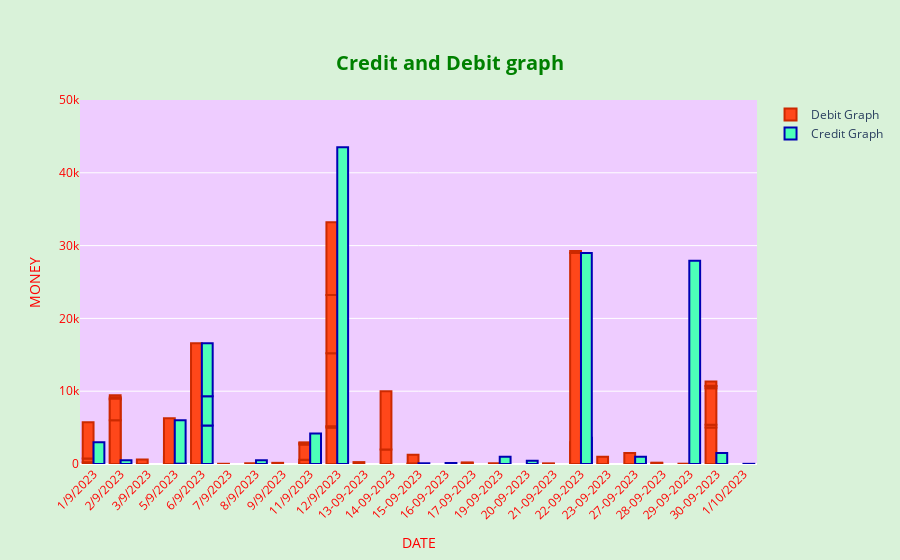

Notebook cell for this chart:
### Code cell
#draw the graph for Date and credit and debit
from plotly.offline import plot
import plotly.graph_objs as go
trace=go.Bar(
x=df1['Date'],
y=df1['Debit'],
name="Debit Graph",
marker=dict(
color='rgb(255, 71, 26)',
line=dict(
color='rgb(204, 41, 0)',
width=2
),
)
)
trace1=go.Bar(
x=df1['Date'],
y=df1['Credit'],
name="Credit Graph",
marker=dict(
color='rgb(77, 255, 184)',
line=dict(
color='rgb(0, 0, 179)',
width=2
),
)
)
layout=go.Layout(
plot_bgcolor='rgb(238, 204, 255)',
paper_bgcolor='rgb(217, 242, 217)',
title=dict(text="<b>Credit and Debit graph</b>",x=0.5,y=0.9,font=dict(color="green",size=20)),
barmode='group',
yaxis=dict(range=[0,50000],title='MONEY',color="red"),
xaxis=dict(title='DATE',color="red",tickangle=-45)
)
fig=go.Figure([trace,trace1],layout=layout)
fig.show()

### Figure 1 — Plotly figure (JSON) as saved in the notebook; plotly's stock layout.template omitted (floating-point values rounded to 4 significant figures)
{"data": [{"marker": {"color": "rgb(255, 71, 26)", "line": {"color": "rgb(204, 41, 0)", "width": 2}}, "name": "Debit Graph", "type": "bar", "x": ["1/9/2023", "1/9/2023", "1/9/2023", "1/9/2023", "2/9/2023", "2/9/2023", "2/9/2023", "2/9/2023", "2/9/2023", "2/9/2023", "3/9/2023", "5/9/2023", "5/9/2023", "5/9/2023", "5/9/2023", "6/9/2023", "6/9/2023", "6/9/2023", "6/9/2023", "6/9/2023", "7/9/2023", "8/9/2023", "8/9/2023", "9/9/2023", "11/9/2023", "11/9/2023", "11/9/2023", "11/9/2023", "11/9/2023", "11/9/2023", "11/9/2023", "12/9/2023", "12/9/2023", "12/9/2023", "12/9/2023", "12/9/2023", "12/9/2023", "13-09-2023", "14-09-2023", "14-09-2023", "15-09-2023", "15-09-2023", "15-09-2023", "15-09-2023", "16-09-2023", "17-09-2023", "17-09-2023", "17-09-2023", "19-09-2023", "19-09-2023", "20-09-2023", "21-09-2023", "21-09-2023", "22-09-2023", "22-09-2023", "22-09-2023", "22-09-2023", "22-09-2023", "23-09-2023", "27-09-2023", "27-09-2023", "28-09-2023", "28-09-2023", "29-09-2023", "29-09-2023", "30-09-2023", "30-09-2023", "30-09-2023", "30-09-2023", "30-09-2023", "30-09-2023", "30-09-2023", "1/10/2023"], "y": [239, 500, 5000, null, 8850, 600, null, 6000, 3000, 169, 610, 1000, null, 6300, null, 100, null, null, null, 16600, 30, null, 100, 160, 155, 155, null, 600, 2070, 200, 104, null, 5000, 200, 10000, 8000, 10000, 260, 2000, 8000, 1272, null, 40, 15, null, 20, 150, 30, null, 100, null, 40, 30, null, 3000, null, 29000, 255, 1000, null, 1500, 101, 80, null, 40, null, 5000, 400, 5000, 283.6, 50, 600, null]}, {"marker": {"color": "rgb(77, 255, 184)", "line": {"color": "rgb(0, 0, 179)", "width": 2}}, "name": "Credit Graph", "type": "bar", "x": ["1/9/2023", "1/9/2023", "1/9/2023", "1/9/2023", "2/9/2023", "2/9/2023", "2/9/2023", "2/9/2023", "2/9/2023", "2/9/2023", "3/9/2023", "5/9/2023", "5/9/2023", "5/9/2023", "5/9/2023", "6/9/2023", "6/9/2023", "6/9/2023", "6/9/2023", "6/9/2023", "7/9/2023", "8/9/2023", "8/9/2023", "9/9/2023", "11/9/2023", "11/9/2023", "11/9/2023", "11/9/2023", "11/9/2023", "11/9/2023", "11/9/2023", "12/9/2023", "12/9/2023", "12/9/2023", "12/9/2023", "12/9/2023", "12/9/2023", "13-09-2023", "14-09-2023", "14-09-2023", "15-09-2023", "15-09-2023", "15-09-2023", "15-09-2023", "16-09-2023", "17-09-2023", "17-09-2023", "17-09-2023", "19-09-2023", "19-09-2023", "20-09-2023", "21-09-2023", "21-09-2023", "22-09-2023", "22-09-2023", "22-09-2023", "22-09-2023", "22-09-2023", "23-09-2023", "27-09-2023", "27-09-2023", "28-09-2023", "28-09-2023", "29-09-2023", "29-09-2023", "30-09-2023", "30-09-2023", "30-09-2023", "30-09-2023", "30-09-2023", "30-09-2023", "30-09-2023", "1/10/2023"], "y": [null, null, null, 3000, null, null, 500, null, null, null, null, null, 6000, null, 50, null, 5300, 4000, 7300, null, null, 500, null, null, null, null, 4200, null, null, null, null, 43500, null, null, null, null, null, null, null, null, null, 100, null, null, 140, null, null, null, 1000, null, 432, null, null, 3600, null, 29000, null, null, null, 1000, null, null, null, 27930, null, 1500, null, null, null, null, null, null, 22]}], "layout": {"barmode": "group", "paper_bgcolor": "rgb(217, 242, 217)", "plot_bgcolor": "rgb(238, 204, 255)", "title": {"font": {"color": "green", "size": 20}, "text": "<b>Credit and Debit graph</b>", "x": 0.5, "y": 0.9}, "xaxis": {"color": "red", "tickangle": -45, "title": {"text": "DATE"}}, "yaxis": {"color": "red", "range": [0, 50000], "title": {"text": "MONEY"}}}}
